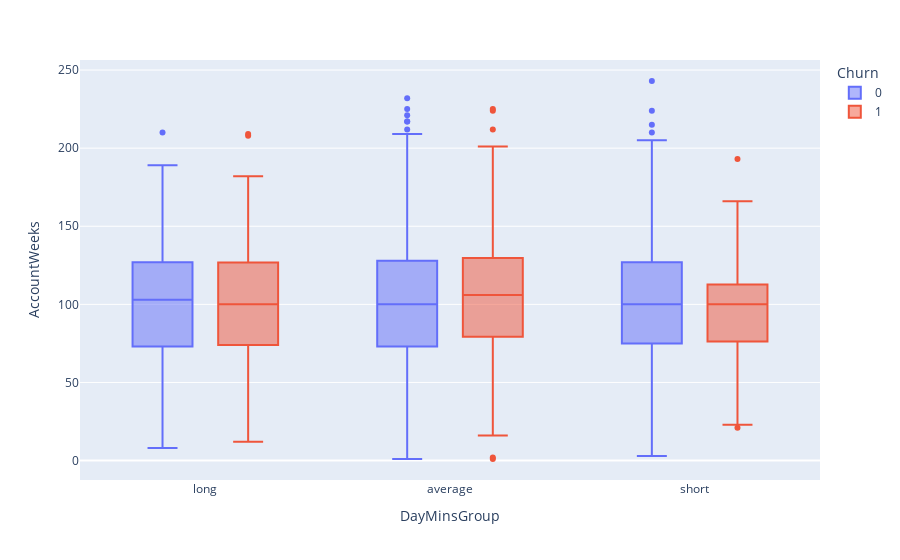

The cell this chart's notebook holds for it:
### Markdown cell above
* Monthly charge does not seems to be a significant factor for churning , as the Monthly charges are similiar or less for churning customers.

### Code cell
fig = px.box(df, x = 'DayMinsGroup', y = 'AccountWeeks', color = 'Churn')
fig.show()

### Figure 1 — Plotly figure (JSON) as saved in the notebook; plotly's stock layout.template omitted (floating-point values rounded to 4 significant figures; data arrays with more than 128 entries replaced by an {"elided": "..."} marker saying what was removed)
{"data": [{"alignmentgroup": "True", "hovertemplate": "Churn=0<br>DayMinsGroup=%{x}<br>AccountWeeks=%{y}<extra></extra>", "legendgroup": "0", "marker": {"color": "#636efa"}, "name": "0", "notched": false, "offsetgroup": "0", "orientation": "v", "showlegend": true, "type": "box", "x": {"elided": "2850 str values"}, "x0": " ", "xaxis": "x", "y": {"elided": "2850 int values"}, "y0": " ", "yaxis": "y"}, {"alignmentgroup": "True", "hovertemplate": "Churn=1<br>DayMinsGroup=%{x}<br>AccountWeeks=%{y}<extra></extra>", "legendgroup": "1", "marker": {"color": "#EF553B"}, "name": "1", "notched": false, "offsetgroup": "1", "orientation": "v", "showlegend": true, "type": "box", "x": {"elided": "483 str values"}, "x0": " ", "xaxis": "x", "y": {"elided": "483 int values"}, "y0": " ", "yaxis": "y"}], "layout": {"boxmode": "group", "legend": {"title": {"text": "Churn"}, "tracegroupgap": 0}, "margin": {"t": 60}, "xaxis": {"anchor": "y", "domain": [0, 1], "title": {"text": "DayMinsGroup"}}, "yaxis": {"anchor": "x", "domain": [0, 1], "title": {"text": "AccountWeeks"}}}}
